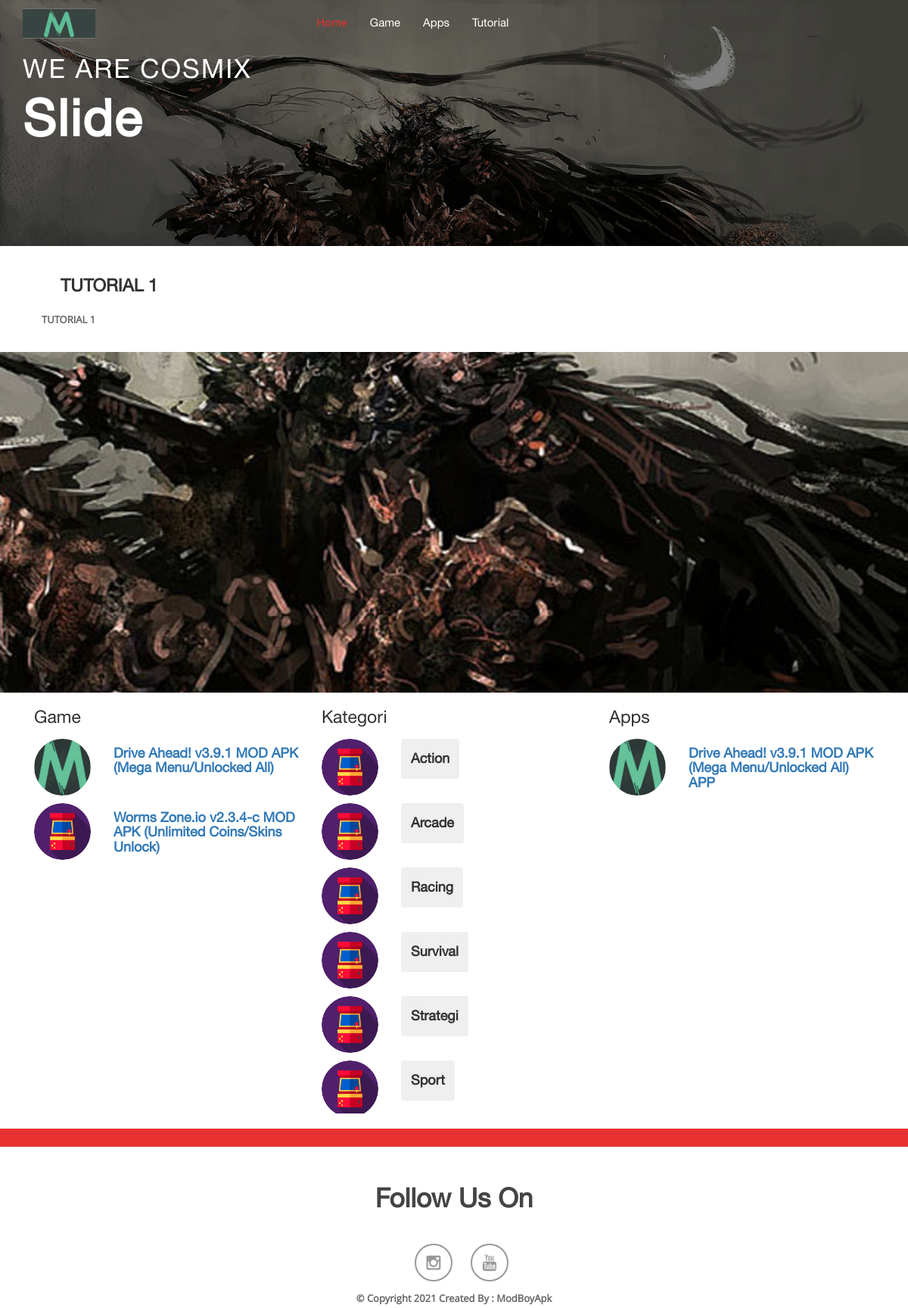
The app's page /read/tutorial-1 with its own data.
### tables this page shows
CREATE TABLE `tutorial` (
  `id_post` int(11) NOT NULL AUTO_INCREMENT,
  `id_kategori` varchar(50) DEFAULT NULL,
  `kategori` int(2) DEFAULT NULL,
  `judul` varchar(100) DEFAULT NULL,
  `deskripsi_singkat` text,
  `keyword` text,
  `deskripsi` text,
  `link` text,
  `gambar` varchar(100) DEFAULT NULL,
  `status` enum('0','1') DEFAULT NULL,
  `uri` varchar(100) DEFAULT NULL,
  `date_upload` date DEFAULT NULL,
  `time_upload` time DEFAULT NULL,
  `date_update` date DEFAULT NULL,
  `time_update` time DEFAULT NULL,
  PRIMARY KEY (`id_post`)
);

CREATE TABLE `meta` (
  `id` int(11) DEFAULT NULL,
  `title` varchar(50) DEFAULT NULL,
  `description` text,
  `keyword` text,
  `icon_32` text,
  `icon_128` text,
  `icon_192` text,
  `logo` varchar(50) DEFAULT NULL,
  `date_upload` datetime DEFAULT NULL,
  `date_update` datetime DEFAULT NULL
);

CREATE TABLE `slide` (
  `id` int(11) NOT NULL AUTO_INCREMENT,
  `slide_pertama` varchar(10) DEFAULT NULL,
  `judul` varchar(50) DEFAULT NULL,
  `deskripsi` text,
  `gambar` text,
  `status` int(2) DEFAULT NULL,
  `date_upload` datetime DEFAULT NULL,
  `date_update` datetime DEFAULT NULL,
  PRIMARY KEY (`id`)
);

CREATE TABLE `post` (
  `id_post` int(11) NOT NULL AUTO_INCREMENT,
  `id_kategori` varchar(50) DEFAULT NULL,
  `kategori` int(2) DEFAULT NULL,
  `judul` varchar(100) DEFAULT NULL,
  `keyword` text,
  `versi` varchar(20) DEFAULT NULL,
  `deskripsi_singkat` text,
  `deskripsi` text,
  `link` text,
  `gambar` varchar(100) DEFAULT NULL,
  `status` int(2) DEFAULT NULL,
  `uri` varchar(100) DEFAULT NULL,
  `alfabet` varchar(5) DEFAULT NULL,
  `date_upload` date DEFAULT NULL,
  `time_upload` time DEFAULT NULL,
  `date_update` date DEFAULT NULL,
  `time_update` time DEFAULT NULL,
  PRIMARY KEY (`id_post`)
);

CREATE TABLE `kategori` (
  `id_kategori` int(11) NOT NULL AUTO_INCREMENT,
  `kategori` varchar(100) DEFAULT NULL,
  `gambar` text,
  `status` int(11) DEFAULT NULL,
  `date_upload` datetime DEFAULT NULL,
  `date_update` datetime DEFAULT NULL,
  PRIMARY KEY (`id_kategori`)
);

CREATE TABLE `socialmedia` (
  `id` int(11) NOT NULL AUTO_INCREMENT,
  `nama` varchar(20) DEFAULT NULL,
  `link` text,
  `status` int(2) DEFAULT NULL,
  `date_upload` datetime DEFAULT NULL,
  `date_update` datetime DEFAULT NULL,
  PRIMARY KEY (`id`)
);

### application/controllers/View.php (called while the page is built, shortened)
<?php
class View extends CI_Controller
{
	public function tutorial($uri)
	{
		$view = $this->konten_model->show_meta_tutorial($uri);
		foreach ($view as $v) {
			$title = array(
				'meta'		=> $this->konten_model->meta_show(),
				'slide'		=> $this->konten_model->slide_front(),
				'title' 	=> $v['title'],
				'deskripsi' => $v['deskripsi'],
				'keyword' 	=> $v['keyword'],
				'icon_32' 	=> $v['icon_32'],
				'logo' 		=> $v['logo'],
			);
		}
		$data = array(
			'game'			=> $this->konten_model->game_judul(),
			'gamesearch'	=> $this->konten_model->game_front(),
			'kategori'		=> $this->konten_model->kategori_front(),
			'app'			=> $this->konten_model->app_front(),
			'show'			=> $this->konten_model->show_tutorial($uri),
			'media'			=> $this->konten_model->media_front(),
		);
		$this->load->view('header', $title);
		$this->load->view('read', $data);
		$this->load->view('foother');
	}
}

### index.php (called while the page is built, shortened)
<?php
require_once BASEPATH.'core/CodeIgniter.php';

### application/models/Konten_model.php (called while the page is built, shortened)
<?php
class Konten_model extends CI_Model
{
	function kategori_front()
	{
		$data = $this->db->query("SELECT * FROM kategori;");
		return $data->result_array();
	}
	function game_judul()
	{
		$data = $this->db->query("SELECT * FROM post WHERE kategori='1' AND status='1';");
		return $data->result_array();
	}
	function app_front()
	{
		$data = $this->db->query("SELECT * FROM post WHERE kategori='2' AND status='1' ORDER BY date_update DESC LIMIT 5;");
		return $data->result_array();
	}
	function slide_front()
	{
		$data = $this->db->query("SELECT * FROM  slide WHERE status='1';");
		return $data->result_array();
	}
	function media_front()
	{
		$data = $this->db->query("SELECT * FROM  socialmedia WHERE status='1';");
		return $data->result_array();
	}
	function show_meta_tutorial($uri)
	{
		$data = $this->db->query("SELECT tutorial.judul AS title,
											tutorial.deskripsi_singkat AS deskripsi,
											tutorial.keyword AS keyword,
											meta.logo AS logo,
											meta.icon_32 AS icon_32
											FROM tutorial INNER JOIN meta ON tutorial.kategori = meta.id WHERE tutorial.kategori = 3 AND tutorial.uri = '$uri' ;");
		return $data->result_array();
	}
	function show_tutorial($uri)
	{
		$data = $this->db->query("SELECT * FROM  tutorial WHERE uri = '$uri'");
		return $data->result_array();
	}
}

### application/views/read.php (the view, shortened to what this page needs)
<section>
	<div class="container">
		<div class="row">
			<div class="col-md-12 ">
				<div class="col-md-12 ab-sec">
					<div class="col-md-12" style="padding: 10px 10px;">
						<?php foreach ($show as $sh) { ?>
							<div class="col-md-12" style="padding: 10px 10px;">
								<div class="col-md-8">
									<h3 class="wow fadeInDown" data-wow-duration="1000ms" data-wow-delay="300ms"><?php echo $sh['judul'] ?></h3>
								</div>
								<div class="col-md-4">
								</div>
							</div>
							<?php echo $sh['deskripsi'] ?>
						<?php } ?>
					</div>
				</div>
			</div>
		</div>
	</div>
</section>
<section id="testimonials" class="parallex">
</section>
<section>
	<div class="container">
		<div class="row">
			<div class="col-md-12 ">
				<div class="col-md-4 ">
					<h3 class="wow fadeInDown" data-wow-duration="1000ms" data-wow-delay="300ms">Game</h3>
					<div>
						<ul class="list-unstyled" style="overflow-y: scroll;height: 500px;">
							<?php foreach ($gamesearch as $row_game) { ?>
								<li>
									<div class="features-sec">
										<div class="row">
											<div class="col-md-12 col-sm-12 col-xs-12 wow fadeInUp" data-wow-duration="300ms" data-wow-delay="0ms">
												<div class="media service-box" style="margin: 5px 0px;">
													<div class="pull-left">
														<img src="<?php echo $row_game['gambar'] ?>" style="width: 75px; height: 75px;" alt="<?php echo $row_game['judul'] ?>" class="img-circle img-responsive">
													</div>
													<div class="media-body">
														<h5><?php echo anchor('view/' . $row_game['kategori'] . '/' . $row_game['uri'], $row_game['judul'], '') ?></h5>
													</div>
												</div>
											</div>
										</div>
									</div>
								</li>
							<?php } ?>
						</ul>
					</div>
				</div>
				<div class="col-md-4 ">
					<h3 class="wow fadeInDown" data-wow-duration="2000ms" data-wow-delay="300ms">Kategori</h3>
					<div>
						<ul class="list-unstyled" style="overflow-y: scroll;height: 500px;">
							<?php foreach ($kategori as $row_kategori) { ?>
								<li>
									<div class="features-sec">
										<div class="row">
											<div class="col-md-12 col-sm-12 col-xs-12 wow fadeInUp" data-wow-duration="300ms" data-wow-delay="0ms">
												<div class="media service-box" style="margin: 5px 0px;">
													<div class="pull-left">
														<img src="<?php echo $row_kategori['gambar'] ?>" style="width: 75px; height: 75px;" alt="<?php echo $row_kategori['kategori'] ?>" class="img-circle img-responsive">
													</div>
													<div class="media-body">
														<button type="button" class="btn" data-toggle="modal" data-target=".bs-example-modal-lg<?php echo $row_kategori['id_kategori'] ?>">
															<h5>
																<?php echo $row_kategori['kategori'] ?>
															</h5>
														</button>
													</div>
												</div>
											</div>
										</div>
									</div>
								</li>
							<?php } ?>
						</ul>
					</div>
				</div>
				<div class="col-md-4 ">
					<h3 class="wow fadeInDown" data-wow-duration="3000ms" data-wow-delay="300ms">Apps</h3>
					<div>
						<ul class="list-unstyled" style="overflow-y: scroll;height: 500px;">
							<?php foreach ($app as $row_app) { ?>
								<li>
									<div class="features-sec">
										<div class="row">
											<div class="col-md-12 col-sm-12 col-xs-12 wow fadeInUp" data-wow-duration="300ms" data-wow-delay="0ms">
												<div class="media service-box" style="margin: 5px 0px;">
													<div class="pull-left">
														<img src="<?php echo $row_app['gambar'] ?>" style="width: 75px; height: 75px;" alt="<?php echo $row_app['judul'] ?>" class="img-circle img-responsive">
													</div>
													<div class="media-body">
														<h5><?php echo anchor('view' . $row_app['uri'], $row_app['judul'], '') ?></h5>
													</div>
												</div>
											</div>
										</div>
									</div>
								</li>
							<?php } ?>
						</ul>
					</div>
				</div>
			</div>
		</div>
	</div>
</section>
<div class="bg-sec">
</div>

### application/views/header.php (shortened to what this page needs)
<!DOCTYPE html>
<html lang="en">
<head>
	<link rel="stylesheet" type="text/css" href="<?php echo base_url() ?>assets/main_page/css/bootstrap.css">
	<link rel="stylesheet" type="text/css" href="<?php echo base_url() ?>assets/main_page/css/style.css">
	<link rel="stylesheet" type="text/css" href="<?php echo base_url() ?>assets/main_page/css/responsive.css">
	<link rel="stylesheet" type="text/css" href="<?php echo base_url() ?>assets/main_page/css/animate.css">
	<link rel="stylesheet" type="text/css" href="<?php echo base_url() ?>assets/main_page/css/prettyPhoto.css">
	<link rel="stylesheet" type="text/css" href="<?php echo base_url() ?>assets/main_page/css/font-awesome.css">
	<link rel="stylesheet" type="text/css" href="<?php echo base_url() ?>assets/main_page/css/owl.carousel.css">
	<link rel="stylesheet" type="text/css" href="<?php echo base_url() ?>assets/main_page/css/owl.theme.css">
	<link rel="stylesheet" type="text/css" href="<?php echo base_url() ?>assets/main_page/css/owl.transitions.css">
</head>
<body data-spy="scroll" data-target=".navbar-default" data-offset="100">
	<header id="menu">
		<div class="navbar navbar-default navbar-fixed-top">
			<div class="container">
				<div class="container-fluid">
					<div class="navbar-header">
						<a class="navbar-brand" href="<?php echo base_url() ?>"><img src="<?php echo $logo ?>" alt="ModBoyapk.com"></a>
					</div>
					<div class="collapse navbar-collapse" id="bs-example-navbar-collapse-1">
						<ul class="nav navbar-nav">
							<li class="active"><a class="scroll" href="#menu">Home</a></li>
							<li><a class="scroll" href="#features">Game</a></li>
							<li><a class="scroll" href="#blog">Apps</a></li>
							<li><?php echo anchor('tutorial', 'Tutorial') ?></li>
						</ul>
					</div>
				</div>
			</div>
		</div>
	</header>
	<section id="slider">
		<div id="home-carousel" class="carousel slide" data-ride="carousel">
			<div class="carousel-inner">
				<?php foreach ($slide as $row_slide) { ?>
					<div class="item <?php echo $row_slide['slide_pertama'] ?>" style="background-image:url(<?php echo $row_slide['gambar'] ?>)">
						<div class="carousel-caption container">
							<div class="row">
								<div class="col-md-7 col-sm-12 col-xs-12">
									<h1>We Are Cosmix</h1>
									<h2><?php echo $row_slide['judul'] ?></h2>
								</div>
							</div>
						</div>
					</div>
				<?php } ?>
			</div>
		</div>
	</section>

### application/views/foother.php (shortened to what this page needs)
<footer id="footer-down">
	<h2>Follow Us On</h2>
	<ul class="social-icon">
		<?php foreach($media as $med){?>
			<li class="<?php echo $med['nama']?> hvr-pulse">
				<a href="<?php echo $med['link']?>">
					<i class="fa fa-<?php echo $med['nama']?>"></i>
				</a>
			</li>
		<?php }?>
	</ul>
	<p> &copy; Copyright 2021 Created By : ModBoyApk </p>
</footer>
</body>
</html>

### assets/main_page/css/style.css (style rules this page uses)
* { margin:0 auto; }
body { font-family: 'helvetica_ce_55_romanregular'; }
.hvr-pulse { display: inline-block; vertical-align: middle; -webkit-transform: translateZ(0); transform: translateZ(0); box-shadow: 0 0 1px rgba(0, 0, 0, 0); -webkit-backface-visibility: hidden; backface-visibility: hidden; -moz-osx-font-smoothing: grayscale; }
.parallex { background-attachment:fixed; background-position:center; background-size:cover; background-repeat:no-repeat; }
p { font-size:13px; color:#666; font-weight:bolder; line-height:25px; font-family: 'open_sansregular'; }
h1, h2, h3, h4, h5, h6, .h1, .h2, .h3, .h4, .h5, .h6 { font-family: 'helvetica_ce_55_romanregular'; }
h1 { color:#fff; font-size:51px; text-transform:uppercase; }
h2 { color:#555; font-size:35px; text-transform:uppercase; font-weight:bolder; }
h3 { color:#333; font-size:23px; }
h5 { color:#333; font-size:18px; }
.navbar-default { background:rgba(248, 248, 248, 0); border:rgba(248, 248, 248, 0); padding:5px 5px; }
a.navbar-brand img { position:relative; top:9px; }
#menu { position:absolute; }
#menu .nav { left: 25%; position: relative; }
#menu ul.nav li a { font-size:15px; color:#fff; }
#menu .nav > li > a { background:none; color: #fff; }
#menu .navbar-default .navbar-nav > .active > a, .navbar-default .navbar-nav > .active > a:hover, .navbar-default .navbar-nav > .active > a:focus { color:#e73131; background:transparent; }
a.navbar-brand { padding:0px; margin-top:-3px; }
ul.nav li.active a:before { opacity:1; }
#home-carousel .item { background-position: center top; background-repeat: no-repeat; background-size:cover; width:100%; height: 325px; }
#home-carousel .item:before { background-color: #000; content: ""; height: 100%; top: 0; left: 0; opacity: 0.5; position: absolute; width: 100%; }
.carousel-caption { left: 15px; right: 15px; top: 50%; font-size: 15px; text-align: left; color: #fff; text-shadow: none; margin-top: -130px; }
.carousel-caption h1 { font-size:35px; margin-bottom:10px; letter-spacing:2px; font-weight:100; }
.carousel-caption h2 { color:#fff; font-size:75px; font-weight:600; margin-top:0px; text-transform:none; letter-spacing:2px; margin-bottom:20px; }
#home-carousel .item h1, #home-carousel .item h2, #home-carousel .item p { opacity:0; -moz-transform: scale(0.5); -webkit-transform: scale(0.5); -o-transform: scale(0.5); -ms-transform: scale(0.5); transform: scale(0.5); }
#home-carousel .item h1 { -webkit-transition: all 0.5s ease-in-out 0.15s; -moz-transition: all 0.5s ease-in-out 0.15s; -ms-transition: all 0.5s ease-in-out 0.15s; -o-transition: all 0.5s ease-in-out 0.15s; transition: all 0.5s ease-in-out 0.15s; }
#home-carousel .item.active h1, #home-carousel .item.active h2, #home-carousel .item.active p { opacity:1; -moz-transform: scale(1); -webkit-transform: scale(1); -o-transform: scale(1); -ms-transform: scale(1); transform: scale(1); }
#home-carousel .item h2 { -webkit-transition: all 0.5s ease-in-out 0.30s; -moz-transition: all 0.5s ease-in-out 0.30s; -ms-transition: all 0.5s ease-in-out 0.30s; -o-transition: all 0.5s ease-in-out 0.30s; transition: all 0.5s ease-in-out 0.30s; }
.ab-sec { text-align:justify; }
.ab-sec h3 { font-weight:bolder; }
.ab-sec p { padding:10px 0px; font-size:13px; }
.bg-sec { background:#e73131; margin-top:10px; padding: 1% 0%; }
.media.service-box { margin: 25px 0; }
.media.service-box .pull-left { margin-right: 20px; }
.media-body h5 { font-weight:bolder; text-align:left; }
#testimonials { background-image:url(../../../source/BG/01.jpg); height:450px; text-align:center; }
#footer-down { position:relative; top:30px; text-align:center; }
#footer-down h2 { color:#444; margin:20px 0px 40px 0px; text-transform:none; }
#footer-down ul li { display:inline-block; margin-right:20px; }
#footer-down ul li a i.fa { color:#999; font-size:22px; border:2px solid #999; height:50px; width:50px; border-radius:50px; padding:25%; }

### assets/main_page/css/responsive.css (style rules this page uses)
@media all and (min-width: 993px) and (max-width: 1200px) { .carousel-caption h2 { font-size:67px; } }

### records on screen
tutorial: meta.logo (picture), judul "TUTORIAL 1", deskripsi "TUTORIAL 1"
slide: gambar (picture), judul "Slide"
post: gambar (picture), kategori+uri+judul "Drive Ahead! v3.9.1 MOD APK (Mega Menu/Unlocked All)"
post: gambar (picture), kategori+uri+judul "Worms Zone.io v2.3.4-c MOD APK (Unlimited Coins/Skins Unlock)"
kategori: gambar (picture), kategori "Action"
kategori: gambar (picture), kategori "Arcade"
kategori: gambar (picture), kategori "Racing"
kategori: gambar (picture), kategori "Survival"
kategori: gambar (picture), kategori "Strategi"
kategori: gambar (picture), kategori "Sport"
post: gambar (picture), uri+judul "Drive Ahead! v3.9.1 MOD APK (Mega Menu/Unlocked All) APP"

### other values on screen
anchor('tutorial', 'Tutorial') "Tutorial"
